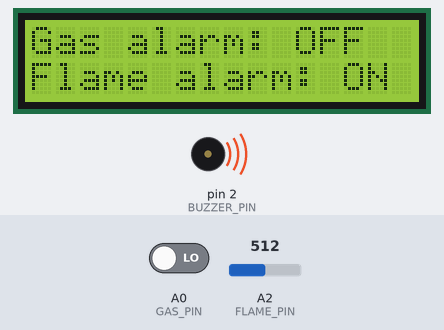
The sketch below on a simulated Arduino Uno, built with avr-gcc and run on an emulated ATmega328P. On the bench: 16×2 character LCD, buzzer (waves = sounding). Inputs (shaded band) come from the test bench; at power-on: A2 (FLAME_PIN) = 512, A0 (GAS_PIN) LOW. What the sketch prints to the serial monitor is not drawn.

Above: at 4.3 s.
4.4 s: A2 (FLAME_PIN) set to 211
5.9 s: A2 (FLAME_PIN) set to 186
At 6.7 s:
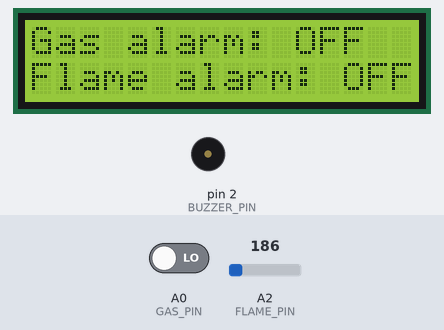
7.8 s: A0 (GAS_PIN) driven HIGH
At 9.0 s:
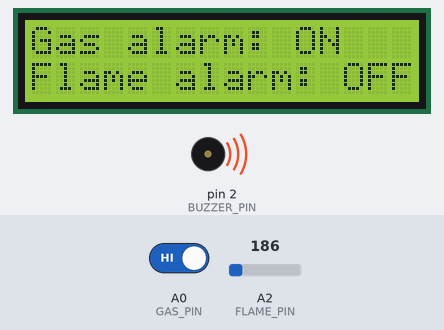
9.4 s: A2 (FLAME_PIN) set to 210
At 10.0 s:
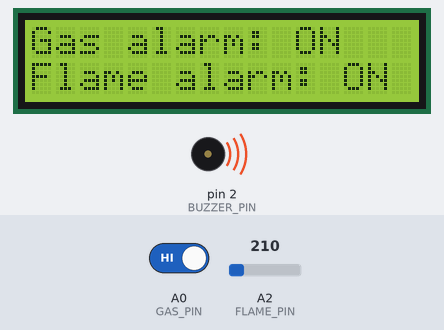
11.0 s: A2 (FLAME_PIN) set to 190
At 12.2 s:
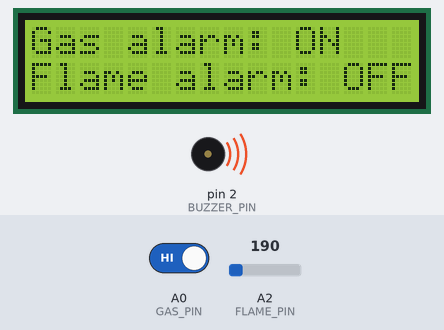
12.6 s: A2 (FLAME_PIN) set to 306
At 13.2 s:
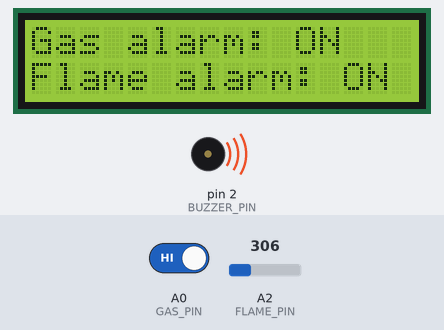
Timing chart, 0 to 15.2 s (numbered marks = the images above; inputs shaded):
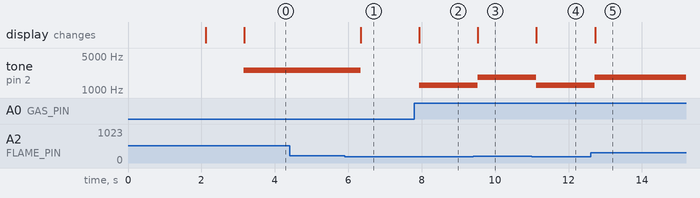

The sketch:

arduino.ino
```cpp
#include <Wire.h>
#include <LiquidCrystal_I2C.h>
#include <SoftwareSerial.h>

// Define pins
#define GAS_PIN A0
#define FLAME_PIN A2
#define BUZZER_PIN 2
#define ESP_RX 3
#define ESP_TX 4

// Initialize LCD
LiquidCrystal_I2C lcd(0x27, 16, 2);  // Set LCD I2C address (0x27 is common, adjust if needed)

// Initialize software serial for communication with ESP8266
SoftwareSerial espSerial(ESP_RX, ESP_TX); // RX, TX

// Variables for sensor readings
int gasRead, flameRead;
bool gasAlarm = false;
bool flameAlarm = false;
bool prevGasAlarm = false;
bool prevFlameAlarm = false;

void setup() {
  // Initialize pins
  pinMode(GAS_PIN, INPUT);       // Gas sensor pin
  pinMode(FLAME_PIN, INPUT);     // Flame sensor pin
  pinMode(BUZZER_PIN, OUTPUT);   // Buzzer pin

  // Initialize serial communications
  Serial.begin(9600);            // For debugging
  espSerial.begin(9600);         // For communication with ESP8266

  // Initialize LCD
  lcd.init();                    // Initialize the LCD
  lcd.backlight();               // Turn on the LCD backlight

  // Display startup message
  lcd.setCursor(0, 0);
  lcd.print("System starting");
  lcd.setCursor(0, 1);
  lcd.print("Please wait...");

  delay(2000);

  lcd.clear();
  lcd.setCursor(0, 0);
  lcd.print("Gas & Flame");
  lcd.setCursor(0, 1);
  lcd.print("Detection System");

  delay(1000);
  lcd.clear();
}

void loop() {
  // Read sensor values
  gasRead = digitalRead(GAS_PIN);
  flameRead = analogRead(FLAME_PIN);

  // Debug info
  Serial.print("Gas: ");
  Serial.print(gasRead);
  Serial.print("   Flame: ");
  Serial.println(flameRead);

  // Determine alarm states
  gasAlarm = (gasRead == 1);
  flameAlarm = (flameRead > 200);

  // Update LCD and set buzzer based on alarm conditions
  updateAlarms();

  // Check if alarm state changed and send to ESP8266 if it did
  if (gasAlarm != prevGasAlarm || flameAlarm != prevFlameAlarm) {
    sendAlertToESP();
    prevGasAlarm = gasAlarm;
    prevFlameAlarm = flameAlarm;
  }

  delay(500); // Short delay to prevent continuous sending
}

// Update LCD and buzzer based on current alarm states
void updateAlarms() {
  lcd.setCursor(0, 0);
  lcd.print("Gas alarm: ");
  lcd.print(gasAlarm ? "ON " : "OFF");

  lcd.setCursor(0, 1);
  lcd.print("Flame alarm: ");
  lcd.print(flameAlarm ? "ON " : "OFF");

  if (gasAlarm && flameAlarm) {
    // Both alarms
    tone(BUZZER_PIN, 1836);
  } else if (gasAlarm) {
    // Gas alarm only
    tone(BUZZER_PIN, 1258);
  } else if (flameAlarm) {
    // Flame alarm only
    tone(BUZZER_PIN, 2568);
  } else {
    // No alarms
    noTone(BUZZER_PIN);
  }
}

// Send current alarm status to ESP8266
void sendAlertToESP() {
  String alertMsg = "A:";

  if (gasAlarm && flameAlarm) {
    alertMsg += "3"; // Both gas and flame
  } else if (gasAlarm) {
    alertMsg += "1"; // Gas only
  } else if (flameAlarm) {
    alertMsg += "2"; // Flame only
  } else {
    alertMsg += "0"; // All clear
  }

  espSerial.println(alertMsg);
  Serial.println("Sent to ESP: " + alertMsg);
}
```

Measured:
- the behaviour switches between 201 and 200 on A2 (FLAME_PIN) (found by bisection; images 0 and 1)
- after the input at 4.4 s, every drawn part: stays the same
- after the input at 5.9 s, tone on pin 2 (BUZZER_PIN): 2568 Hz → silent after 0.44 s; the display: changes after 0.44 s (image 1)
- after the input at 7.8 s, tone on pin 2 (BUZZER_PIN): silent → 1258 Hz after 0.13 s; the display: changes after 0.14 s (image 2)
- after the input at 9.4 s, tone on pin 2 (BUZZER_PIN): 1258 Hz → 1836 Hz after 0.13 s; the display: changes after 0.13 s (image 3)
- after the input at 11.0 s, tone on pin 2 (BUZZER_PIN): 1836 Hz → 1258 Hz after 0.12 s; the display: changes after 0.13 s (image 4)
- after the input at 12.6 s, tone on pin 2 (BUZZER_PIN): 1258 Hz → 1836 Hz after 0.12 s; the display: changes after 0.12 s (image 5)
